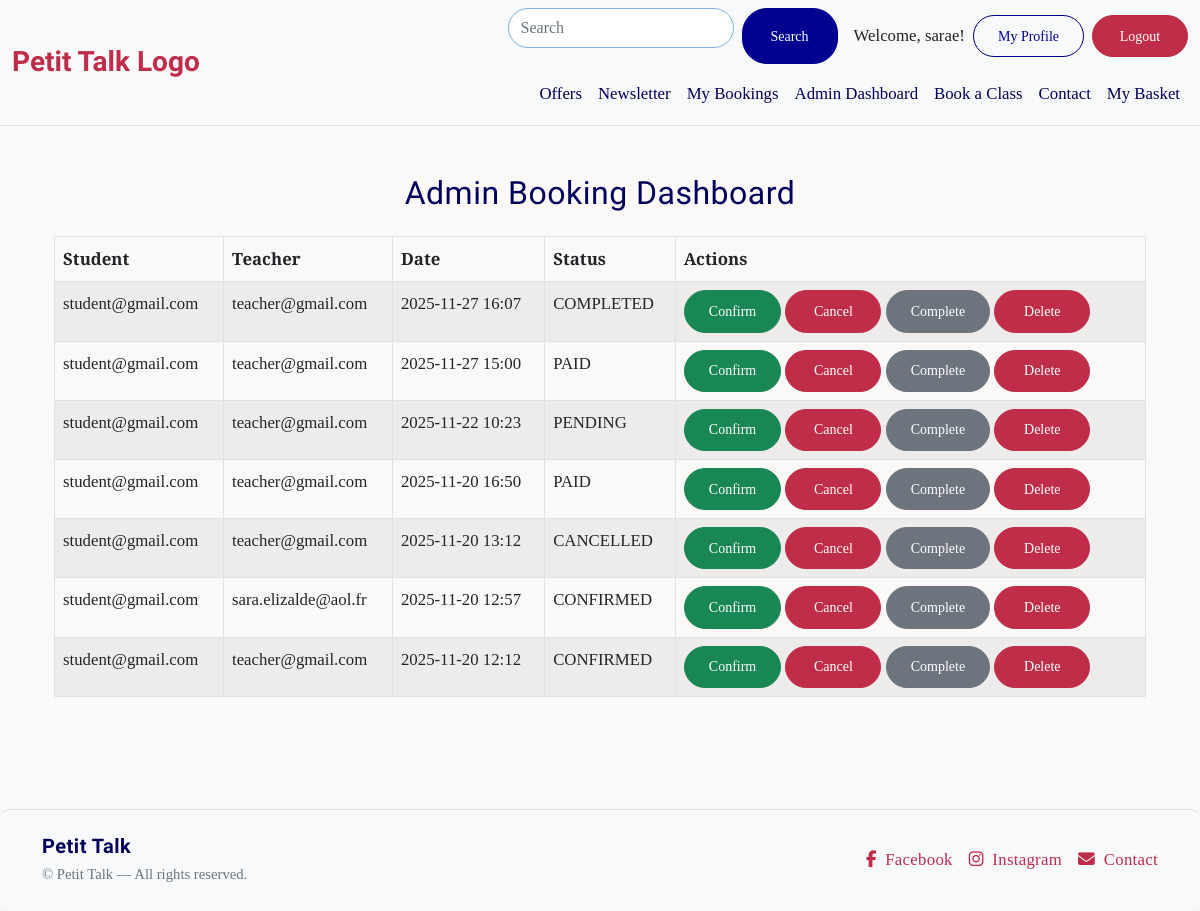
Page /bookings/admin-dashboard/ (signed in) on the committed database.
### bookings/models.py (models this page shows, shortened)
class Booking(models.Model):
    student = models.ForeignKey(
        User, on_delete=models.CASCADE, related_name='student_bookings'
    )
    teacher = models.ForeignKey(
        User, on_delete=models.CASCADE, related_name='teacher_bookings'
    )
    scheduled_time = models.DateTimeField()
    purpose = models.TextField(blank=True)
    status = models.CharField(
        max_length=10, choices=BOOKING_STATUS, default='PENDING'
    )
    created_at = models.DateTimeField(auto_now_add=True)
    class Meta:
        ordering = ['-scheduled_time']
        unique_together = ('teacher', 'scheduled_time')  #Avoid double-booking for teachers

### bookings/views.py (the view)
# urls.py: path("admin-dashboard/", views.admin_booking_dashboard, name="admin_booking_dashboard"),
@staff_member_required
def admin_booking_dashboard(request):
    bookings = Booking.objects.select_related("student", "teacher").order_by("-scheduled_time")
    return render(request, "bookings/admin_dashboard.html", {"bookings": bookings})

### bookings/templates/bookings/admin_dashboard.html (shortened to what this page needs)
{% extends "base.html" %}
{% block content %}
<div class="container py-4">
    <h2 class="mb-4 text-center">Admin Booking Dashboard</h2>
    <table class="table table-striped table-bordered">
        <thead>
            <tr>
                <th>Student</th>
                <th>Teacher</th>
                <th>Date</th>
                <th>Status</th>
                <th>Actions</th>
            </tr>
        </thead>
        <tbody>
            {% for booking in bookings %}
            <tr>
                <td>{{ booking.student.email }}</td>
                <td>{{ booking.teacher.email }}</td>
                <td>{{ booking.scheduled_time|date:"Y-m-d H:i" }}</td>
                <td>{{ booking.status }}</td>
                <td>
                    <a href="{% url 'admin_update_booking_status' booking.id 'CONFIRMED' %}"
                        class="btn btn-success btn-sm">Confirm</a>
                    <a href="{% url 'admin_update_booking_status' booking.id 'CANCELLED' %}"
                        class="btn btn-danger btn-sm">Cancel</a>
                    <a href="{% url 'admin_update_booking_status' booking.id 'COMPLETED' %}"
                        class="btn btn-secondary btn-sm">Complete</a>
                    <a href="{% url 'admin_delete_booking' booking.id %}" class="btn btn-sm btn-danger"
                        onclick="return confirm('Delete this booking?');">
                        Delete
                    </a>
                </td>
            </tr>
            {% endfor %}
        </tbody>
    </table>
</div>
{% endblock %}

### templates/base.html (shortened to what this page needs)
{% load static %}
<!doctype html>
<html lang="en">
<head>
    {% block corecss %}
    <link href="https://cdn.jsdelivr.net/npm/bootstrap@5.0.2/dist/css/bootstrap.min.css" rel="stylesheet"
>
    <link rel="stylesheet" href="{% static 'css/base.css' %}">
    {% endblock %}
</head>
<body>
    <header class="bg-light border-bottom">
        <nav class="navbar navbar-expand-md navbar-light bg-light">
            <div class="container-fluid">
                <a class="navbar-brand fw-bold" href="{% url 'home' %}">Petit Talk Logo</a>
                <div class="collapse navbar-collapse" id="mainNavbar">
                    <div class="ms-auto w-100">
                        <div class="d-flex flex-wrap justify-content-end align-items-center gap-2 mb-2">
                            <form class="d-flex flex-grow-1 flex-md-grow-0" role="search">
                                <input class="form-control me-2" type="search" placeholder="Search"
                                    aria-label="Search" />
                                <button class="btn btn-primary btn-sm" type="submit">Search</button>
                            </form>
                            {% if user.is_authenticated %}
                            <span class="ms-2">Welcome, {{ user.username }}!</span>
                            {% if user.profile.is_teacher %}
                            <a href="{% url 'teacher_profile' user.id %}" class="btn btn-outline-primary btn-sm">My
                                Profile</a>
                            {% else %}
                            <a href="{% url 'profile' %}" class="btn btn-outline-primary btn-sm">My Profile</a>
                            {% endif %}
                            <a href="{% url 'account_logout' %}" class="btn btn-danger btn-sm">Logout</a>
                            {% else %}
                            <a href="{% url 'account_login' %}" class="btn btn-outline-primary btn-sm">Login</a>
                            <a href="{% url 'account_signup' %}" class="btn btn-primary btn-sm">Sign Up</a>
                            {% endif %}
                        </div>
                        <ul class="navbar-nav justify-content-end flex-wrap">
                            <li class="nav-item"><a class="nav-link" href="#">Offers</a></li>
                            <li class="nav-item"><a class="nav-link" href="#">Newsletter</a></li>
                            {% if user.is_authenticated %}
                            {% if user.profile.is_student %}
                            <li class="nav-item"><a class="nav-link" href="{% url 'student_dashboard' %}">My
                                    Bookings</a></li>
                            {% elif user.profile.is_teacher %}
                            <li class="nav-item"><a class="nav-link" href="{% url 'teacher_dashboard' %}">Teacher
                                    Dashboard</a></li>
                            {% endif %}
                            {% if user.is_staff %}
                            <li class="nav-item">
                                <a class="nav-link" href="{% url 'admin_booking_dashboard' %}">Admin Dashboard</a>
                            </li>
                            {% endif %}
                            {% endif %}
                            <li class="nav-item"><a class="nav-link" href="{% url 'book_lesson' %}">Book a Class</a>
                            </li>
                            <li class="nav-item"><a class="nav-link" href="#">Contact</a></li>
                            <li class="nav-item"><a class="nav-link" href="{% url 'view_bag' %}">My Basket</a></li>
                        </ul>
                    </div>
                </div>
            </div>
        </nav>
    </header>
    <main class="container py-4">
        {% block content %}{% endblock %}
    </main>
    <footer class="bg-light border-top mt-5 py-4">
        <div class="container">
            <div class="row align-items-center text-center text-md-start">
                <div class="col-md-6 mb-3 mb-md-0">
                    <h5 class="fw-bold mb-1">Petit Talk</h5>
                    <p class="mb-0 small text-muted">&copy; {{ now|date:"Y" }} Petit Talk — All rights reserved.</p>
                </div>
                <div class="col-md-6">
                    <div class="d-flex justify-content-center justify-content-md-end align-items-center gap-3">
                        <a href="#" class="">
                            <i class="fab fa-facebook-f me-1"></i> Facebook
                        </a>
                        <a href="#" class="">
                            <i class="fab fa-instagram me-1"></i> Instagram
                        </a>
                        <a href="#" class="">
                            <i class="fas fa-envelope me-1"></i> Contact
                        </a>
                    </div>
                </div>
            </div>
        </div>
    </footer>
    <div aria-live="polite" aria-atomic="true" class="position-fixed top-0 end-0 p-3" style="z-index:1080;">
                </div>
</body>
</html>

### static/css/base.css (style rules this page uses)
:root { --strong-red: #C02D48; --light-red: #E77474; --dark-red: #A0132D; --strong-blue: #000091; --light-blue: #7FB1EA; --dark-blue: #00005B; --primary-font: 'Cormorant Garamond', serif; --secondary-font: 'IM Fell French Canon SC', serif; --accent-font: 'Pinyon Script', 'Lucida Handwriting', serif; --school-font: 'Edu Australia VIC WA NT Hand Guides', serif; }
body { background-color: #faf9f7; color: #222; line-height: 1.7; font-size: 1.05rem; font-family: var(--primary-font); }
h1, h2, h3, h4, h5 { font-family: var(--secondary-font); color: var(--dark-blue); letter-spacing: 0.5px; }
p { color: #333; font-weight: 400; }
.card, section.bg-light, footer { border-radius: 10px; box-shadow: 0 2px 12px rgba(0, 0, 0, 0.04); }
.btn { border-radius: 25px; min-width: 96px; padding: 0.6rem 1.5rem; font-weight: 500; display: inline-flex; align-items: center; justify-content: center; transition: all 0.3s ease; }
.btn-primary { background-color: var(--strong-blue); border-color: var(--strong-blue); color: #fff; }
.btn-danger { background-color: var(--strong-red); border-color: var(--strong-red); color: #fff; }
.btn-outline-primary { color: var(--strong-blue); border-color: var(--strong-blue); }
header .navbar.navbar-light .navbar-nav .nav-link { color: var(--dark-blue); font-weight: 500; transition: color .25s ease; }
header .navbar .navbar-brand { font-family: var(--accent-font); font-size: 1.75rem; color: var(--strong-red); }
header form[role="search"] .form-control { border-radius: 20px; border: 1px solid var(--light-blue); height: 40px; }
form .form-control { border-radius: 25px; border: 1px solid #ddd; transition: border-color 0.3s ease; }
footer { background-color: #f2f2f2; color: #555; border-top: 1px solid rgba(0, 0, 0, 0.05); }
footer h5 { font-family: var(--secondary-font); color: var(--dark-blue); }
footer a { color: var(--strong-red); text-decoration: none; transition: color .25s ease; font-weight: 500; letter-spacing: 0.3px; }
a, button { transition: all 0.25s ease; }
.btn-primary { background-color: var(--strong-blue); border-color: var(--strong-blue); }
form input, form textarea, form select { border-radius: 15px; border: 1px solid #ddd; padding: 0.5rem 0.75rem; width: 100%; font-family: var(--primary-font); margin-bottom: 1rem; }

### rows in the picture
Booking: student.email "student@gmail.com", teacher.email "teacher@gmail.com", scheduled_time "2025-11-27 16:07", status "COMPLETED"
Booking: student.email "student@gmail.com", teacher.email "teacher@gmail.com", scheduled_time "2025-11-27 15:00", status "PAID"
Booking: student.email "student@gmail.com", teacher.email "teacher@gmail.com", scheduled_time "2025-11-22 10:23", status "PENDING"
Booking: student.email "student@gmail.com", teacher.email "teacher@gmail.com", scheduled_time "2025-11-20 16:50", status "PAID"
Booking: student.email "student@gmail.com", teacher.email "teacher@gmail.com", scheduled_time "2025-11-20 13:12", status "CANCELLED"
Booking: student.email "student@gmail.com", teacher.email "sara.elizalde@aol.fr", scheduled_time "2025-11-20 12:57", status "CONFIRMED"
Booking: student.email "student@gmail.com", teacher.email "teacher@gmail.com", scheduled_time "2025-11-20 12:12", status "CONFIRMED"

### other values in the picture
{{ user.username }} "sarae"
